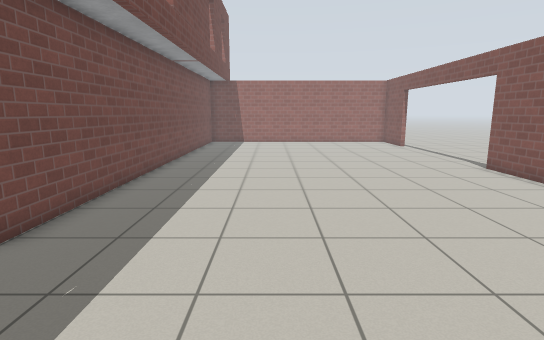
View 1 (above)

16 first-person views from a walk through a robot-simulator world made for Gazebo. The camera is 1.2 m above the floor, tilts 10° down and sees 80° across. The floor is counted in squares, 0.5 m on a side. Each view is taken from the middle of a square. On the plan, view 1 faces up. The plan holds only what a view shows up to about 19 squares ahead; the rest is blank. Simple patterns stand in for the simulator's built-in surfaces.

View 2
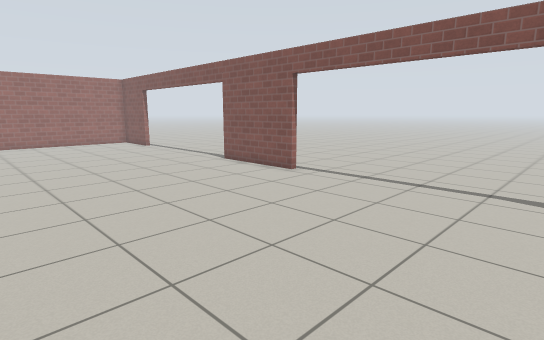

View 3
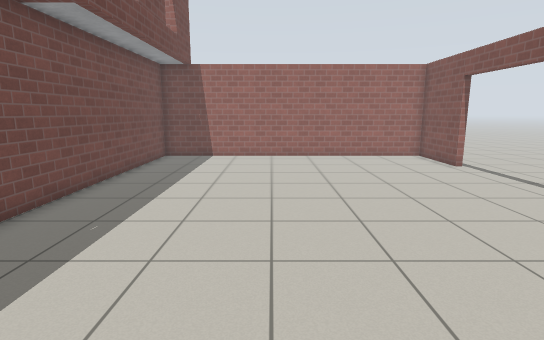

View 4
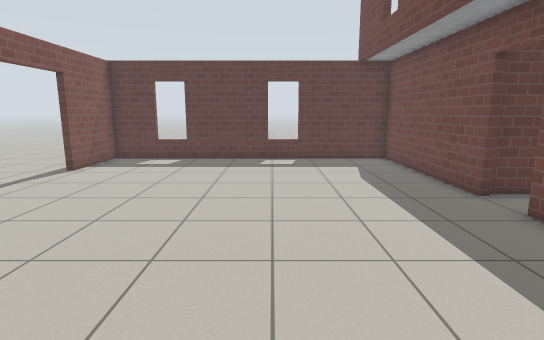

View 5
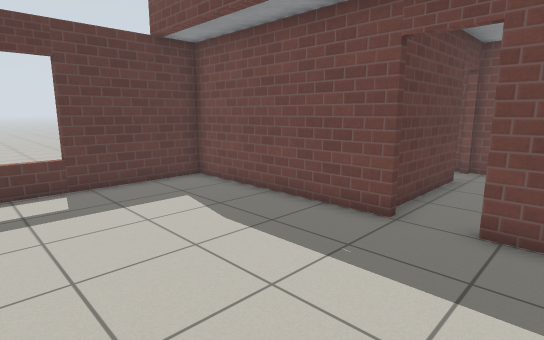

View 6
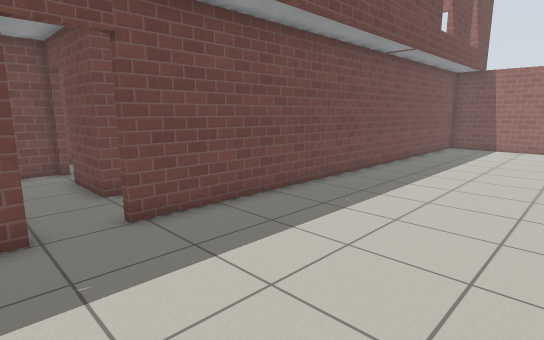

View 7
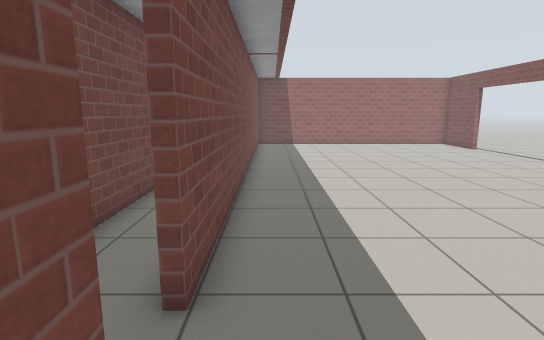

View 8
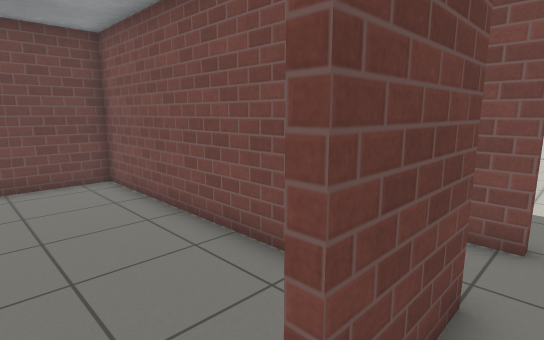

View 9
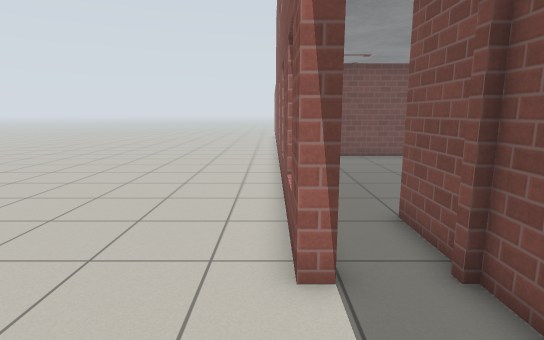

View 10
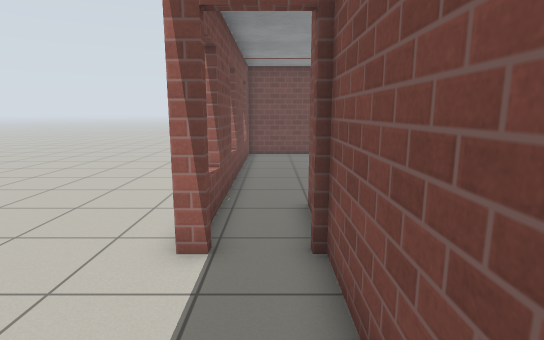

View 11
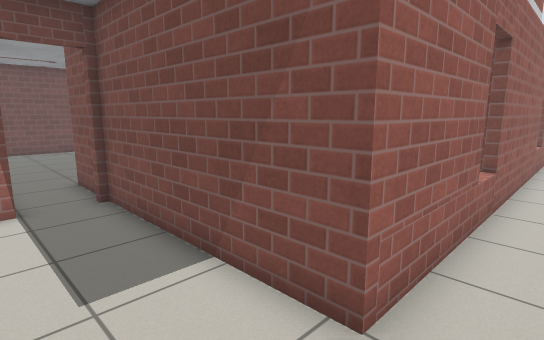

View 12
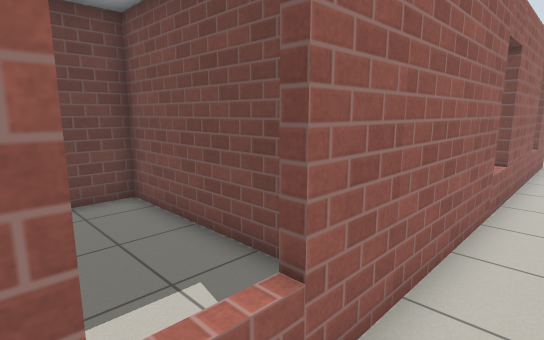

View 13
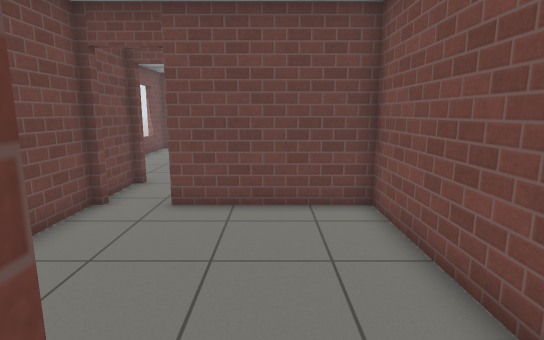

View 14
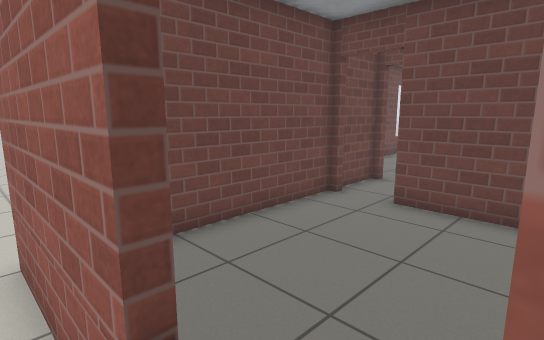

View 15
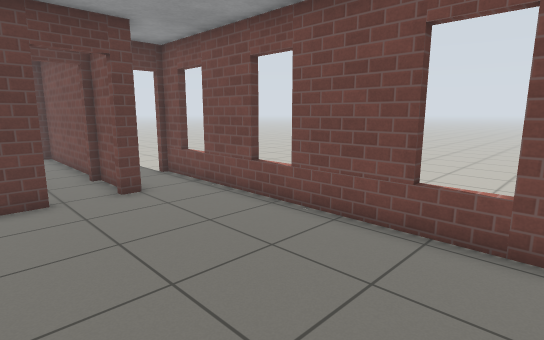

View 16
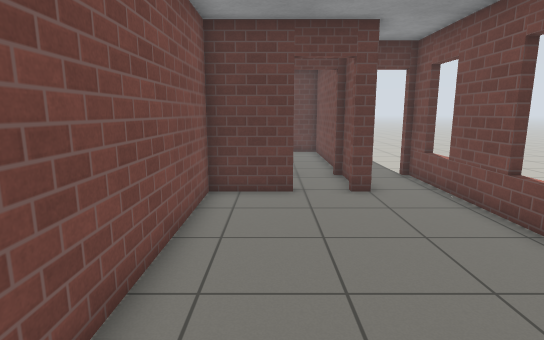

### Floor plan
Ten units are one square. View 1 is at (0, 0); x grows to the right and y downward. Boxes are objects, and circles mark ways between rooms. Rooms are numbered by the first view taken in them; rooms with no view inside come last. Other rooms are left out.
<svg viewBox="-175 -277 275 327">
<path fill="none" stroke="#000" d="M94 -91 94 -140M-50 -39 -50 41 94 41 94 4M94 -236 94 -272 -50 -272 -50 -55M-77 -121 -77 -84M-77 -65 -77 -59 -108 -59M-53 -55 -53 -65M-127 -60 -127 -36 -124 -36M-107 -36 -55 -36M-156 -172 -156 -179M-150 -32 -156 -32 -156 -154M94 45 -130 45 -130 -33M-108 -63 -81 -63 -81 -170 -132 -170M-154 -169 -154 -35M-130 -39 -130 -63 -124 -63M-53 39 -53 -32 -107 -32M-127 -34 -127 41 -124 41"/>
<circle cx="-50" cy="-45" r="3" fill="#2a7"/>
<circle cx="95" cy="-185" r="3" fill="#2a7"/>
<circle cx="95" cy="-45" r="3" fill="#2a7"/>
<circle cx="-115" cy="-60" r="3" fill="#2a7"/>
<circle cx="-143" cy="-33" r="3" fill="#2a7"/>
<text x="20" y="-120">1</text>
<text x="-70" y="-100">2</text>
<text x="-170" y="-190">3</text>
<text x="-120" y="-110">4</text>
<text x="-90" y="10">5</text>
</svg>
Room 1 opens to room 2. Room 1 opens to room 3. Room 2 opens to room 4. Room 3 opens to room 4.

Where each view was taken, in squares from view 1:
view 1: 0 up, 0 right, facing up
view 2: 0 up, 1 left, facing up-right
view 3: 9 up, 1 right, facing up
view 4: 13 up, 1 right, facing down
view 5: 7 up, 2 right, facing down-left
view 6: 3 up, 2 right, facing up-left
view 7: 2 up, 4 left, facing up
view 8: 5 up, 12 left, facing up-right
view 9: 1 down, 16 left, facing up
view 10: 2 down, 14 left, facing up
view 11: 6 down, 16 left, facing up-right
view 12: 6 down, 9 left, facing up-right
view 13: 5 down, 8 left, facing up
view 14: 5 down, 7 left, facing up-left
view 15: 16 up, 9 left, facing down-left
view 16: 16 up, 10 left, facing down
